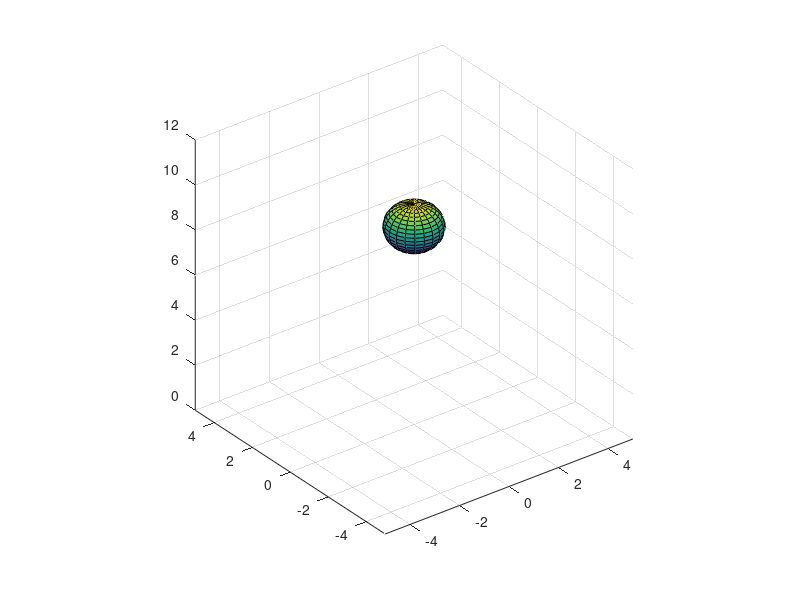

Source code (MATLAB):
% DO NOT CHANGE THIS LINE %%%%%%%%%%%%%%%%%%%%%%%%%%%%%%%%%%%%%%%%%%%%%%%%%
function ABCs_animation1()
%%%%%%%%%%%%%%%%%%%%%%%%%%%%%%%%%%%%%%%%%%%%%%%%%%%%%%%%%%%%%%%%%%%%%%%%%%%

% ABCs of Animation
%
%
% Directions:
%   Complete the incomplete animation script of a bouncing ball.
%   There are 7 tasks total.
whitebg([1,1,1])
% Initialize data for a ball
[xx, yy, zz] = sphere(20);
% Start height of ball at 10
zz = zz + 10;
% Initialize go to be true and cycles of ball bounces to 0
go = true;
cycle = 0;
% 1. Set the condition of the outer while loop correctly, so that the
%    animation runs properly.
while go
    while min(min(zz)) > 0
        surf(xx, yy, zz);
        axis([-5 5 -5 5 0 12])
        % 2. Set the axis square here.
        axis square
        zz = zz - 0.2;
        % 3. Pause the animation for 0.01 seconds.
        pause(0.01)
    end
    % 4. Set the condition of the second while loop to run until the ball
    %    reaches a max height of 10.
    while max(max(zz))<10
        surf(xx, yy, zz);
        axis([-5 5 -5 5 0 12])
        % 5. Set the axis square here.
        axis square
        zz = zz + 0.2;
        % 6. Pause the animation for 0.01 seconds.
        pause(0.01);
    end
    cycle = cycle + 1;
    % 7. check to see if the ball has bounced 5 times, and update go
    %    appropriately
    if cycle>=5
        go=false;
    end
end
end
